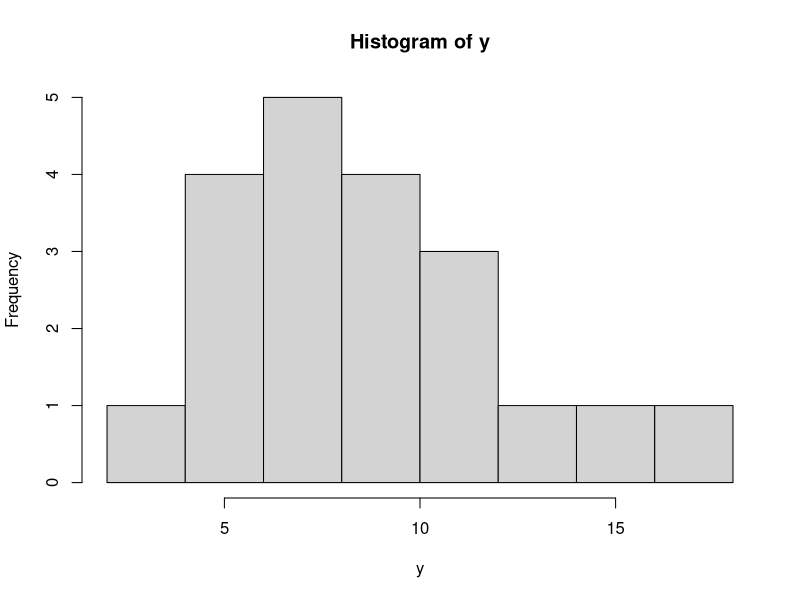
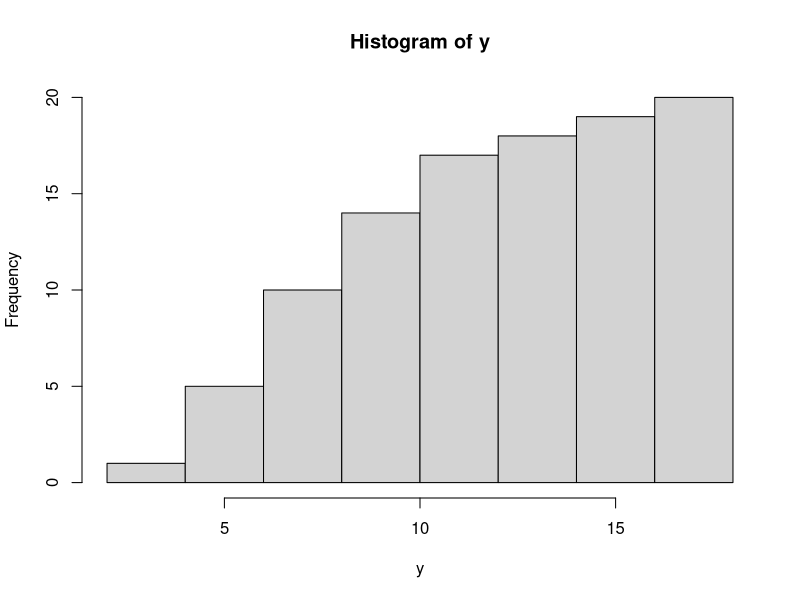
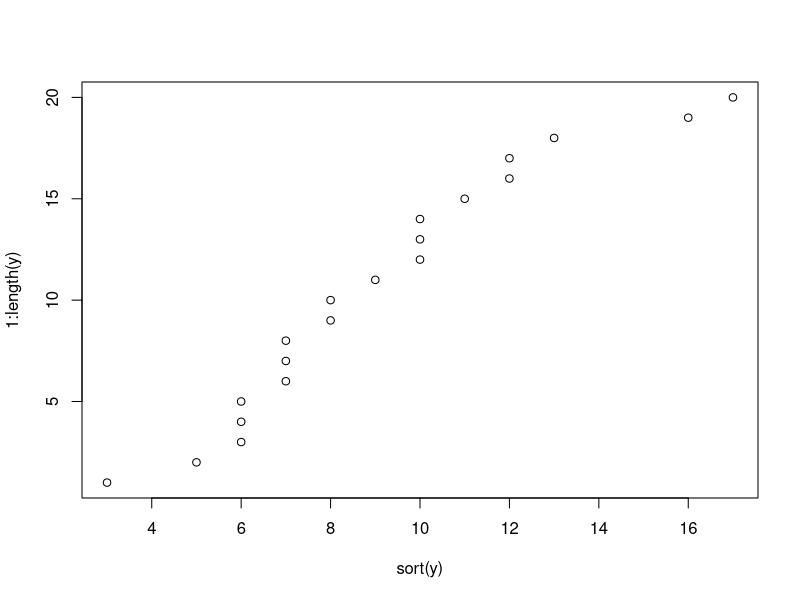
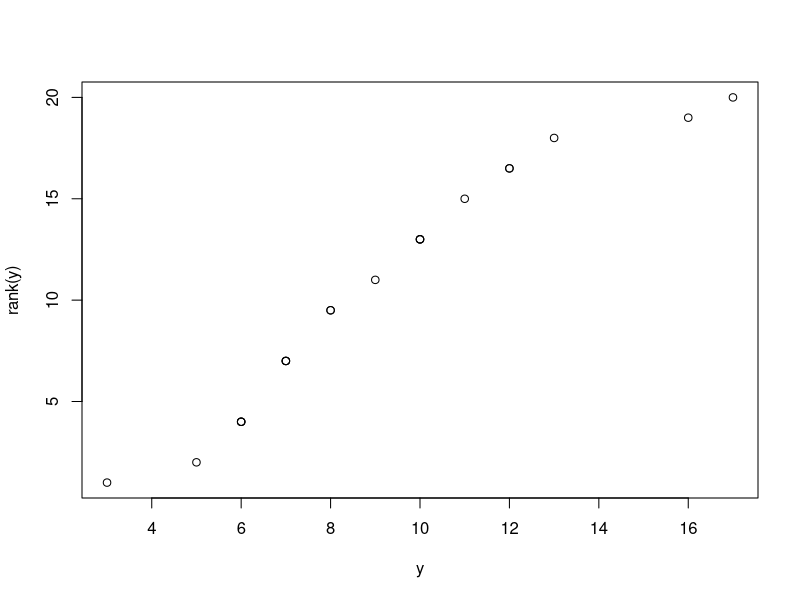
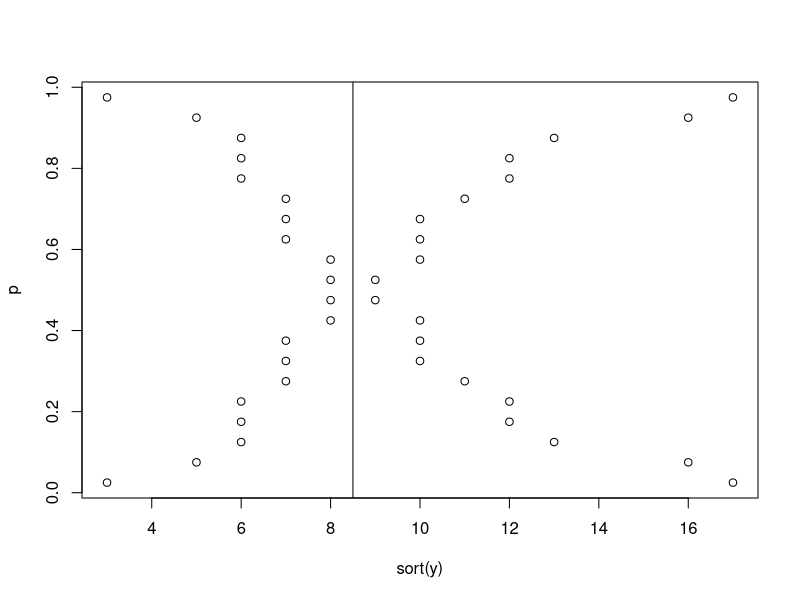

Recreate these plots in R, in order.


# collect the values together, and assign them to a variable called y
c(6,10,10,17,7,12,7,11,6,16,3,8,13,8,7,12,6,5,10,9) -> y
hist( y ) -> h # do a histogram of y and assign its info to h
h$counts <- cumsum(h$counts) # replace the cell freq.s by cumulative freq.s
plot( h ) # plot a cumulative histogram of y


plot(sort(y), 1:length(y)) # plot rank on value of y

plot(y, rank(y))

n <- length(y)
p <- (.5:n)/n
plot(sort(y),p)
points(sort(y),1-p)
abline(v=median(y))
